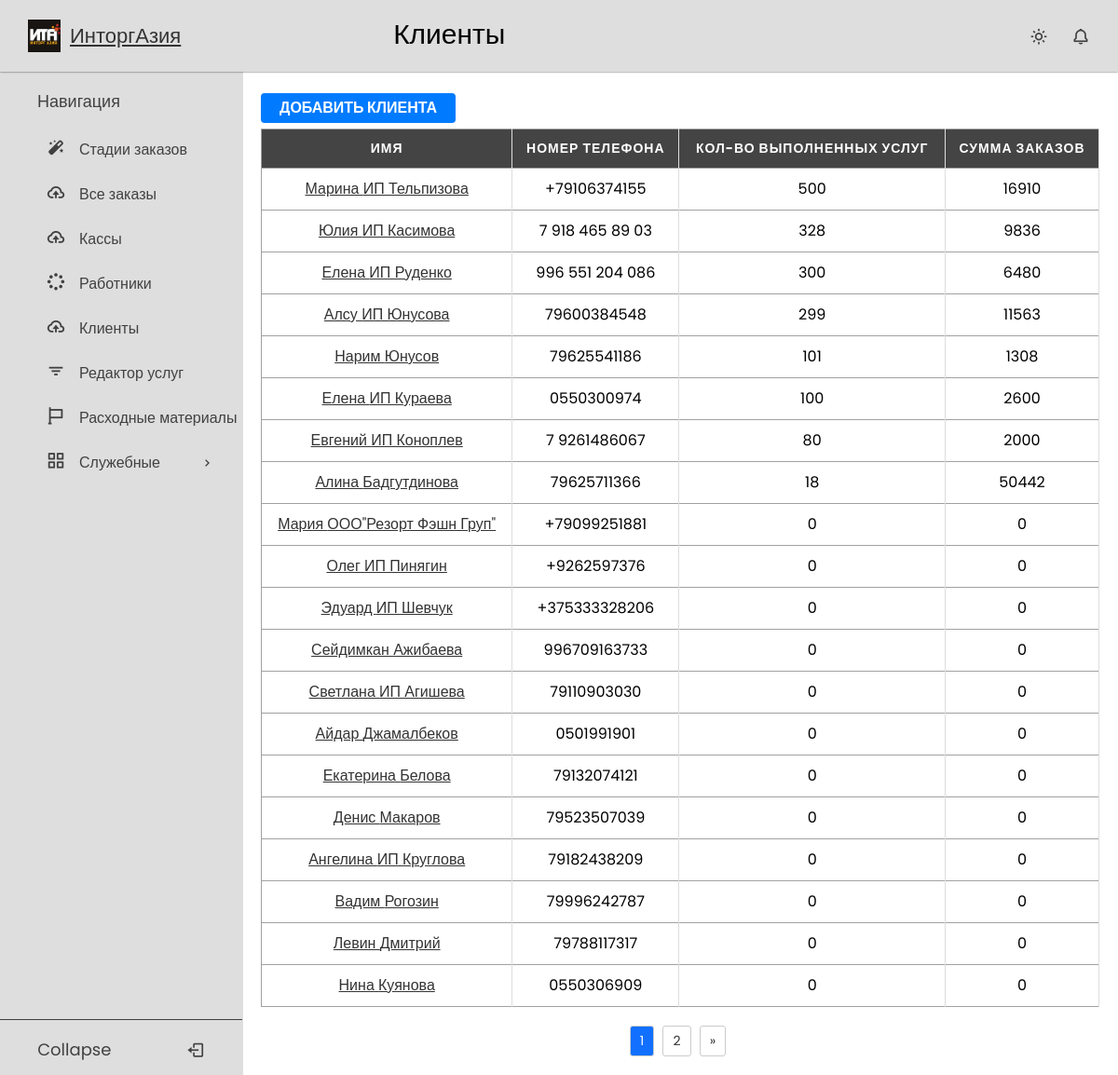
Page /clients/ (signed in) on the committed database.
### users/models.py (models this page shows, shortened)
class User(AbstractBaseUser, PermissionsMixin):
    disabled = models.BooleanField(default=False)
    username = models.CharField(max_length=100, blank=True, null=True, unique=True, help_text='Номер телефона')
    first_name = models.CharField(max_length=254)
    last_name = models.CharField(max_length=254)
    is_staff = models.BooleanField(default=False)
    is_superuser = models.BooleanField(default=False)
    is_active = models.BooleanField(default=True)
    last_login = models.DateTimeField(null=True, blank=True)
    date_joined = models.DateTimeField(null=True, auto_now=True)
    joined_date = models.DateTimeField(default=timezone.now)
    user_type = models.CharField(max_length=20, choices=UserType.choices, default=UserType.CLIENT)
    discount = models.ForeignKey(DiscountType, on_delete=models.PROTECT, blank=True, null=True)
    money = models.IntegerField(default=0)
    profit = models.IntegerField(default=0)
    product_count = models.IntegerField(default=0, blank=True, null=True)
    referal_money = models.IntegerField(default=0, blank=True, null=True)
    referral = models.ForeignKey('self', on_delete=models.SET_NULL, blank=True, null=True)
    class Meta:
        ordering = ('disabled','-product_count')
    USERNAME_FIELD = 'username'
    REQUIRED_FIELDS = []
    objects = UserManager()

### crm_app/views.py (the view)
# urls.py: path('clients/', ClientListView.as_view(), name='client_list'),
class ClientListView(LockedView, ListView):
    model = CustomUser
    template_name = 'crmapp/client_list.html'
    paginate_by = 20
    def get_queryset(self):
        return CustomUser.objects.filter(user_type='client')

### users/permissions.py (called while the page is built)
    def test_func(self):
        return self.request.user.user_type == UserType.WORKER

### templates/crmapp/client_list.html
{% extends 'base.html' %}
{% load static %}
{% block css %}
    <link rel="stylesheet" href="{% static 'css/tables.css' %}">
{% endblock %}
{% block page_title %}
Клиенты
{% endblock %}
{% block content %}
    <a href="{% url 'register' %}" class="nav_link"><button>Добавить Клиента</button></a>
<table>
  <thead>
    <tr>
      <th>Имя</th>
      <th>Номер телефона</th>
      <th>Кол-во выполненных услуг</th>
      <th>Сумма заказов</th>
    </tr>
  </thead>
  <tbody>
    {% for client in object_list %}
      <tr>
        <td><a href="{% url 'client_detail' client.id %}">{{ client.first_name }} {{ client.last_name }}</a></td>
        <td>{{ client.username }}</td>
        <td>{{ client.product_count }}</td>
        <td>{{ client.money }}</td>
      </tr>
    {% endfor %}
  </tbody>
</table>
{% include 'includes/paginate.html' %}
{% endblock %}

### static/css/null.css (style rules this page uses)
*, *::before, *::after { box-sizing: border-box; }
body, h1, h2, h3, h4, p, ul[class], ol[class], li, figure, figcaption, blockquote, dl, dd { list-style-type: none; margin: 0; }
body { min-height: 100vh; scroll-behavior: smooth; text-rendering: optimizeSpeed; line-height: 1.5; }
a:not([class]) { text-decoration-skip-ink: auto; }
input, button, textarea, select { font: inherit; }

### static/css/sidebar.css (style rules this page uses)
* { margin: 0; padding: 0; box-sizing: border-box; font-family: "Poppins", sans-serif; }
:root { --white-color: #dedede; --blue-color: #1655ff; --grey-color: #424141; --grey-color-light: rgba(0, 0, 0, 0.73); }
body { background-color: #ffffff; transition: all 0.5s ease; }
body a { color: #333333; text-decoration: underline; }

### static/css/style.css (style rules this page uses)
button { margin-bottom: 6px; padding: 4px 20px; background-color: #007bff; color: #fff; border: none; border-radius: 4px; font-size: 16px; font-weight: bold; text-transform: uppercase; transition: background-color 0.3s ease; cursor: pointer; }
a { text-decoration: none; }

### static/css/tables.css (style rules this page uses)
table { border: 1px solid #ccc; width: 100%; margin:0; padding:0; border-collapse: collapse; border-spacing: 0; }
table tr { border: 1px solid #a1a1a1; padding: 5px; }
table th, table td { padding: 10px; text-align: center; border-right: 1px solid #ddd; }
table th { color: #fff; background-color: #444; text-transform: uppercase; font-size: 14px; letter-spacing: 1px; }

### rows in the picture
User: first_name "Марина", last_name "ИП Тельпизова", username "+79106374155", product_count "500", money "16910"
User: first_name "Юлия", last_name "ИП Касимова", username "7 918 465 89 03", product_count "328", money "9836"
User: first_name "Елена", last_name "ИП Руденко", username "996 551 204 086", product_count "300", money "6480"
User: first_name "Алсу", last_name "ИП Юнусова", username "79600384548", product_count "299", money "11563"
User: first_name "Нарим", last_name "Юнусов", username "79625541186", product_count "101", money "1308"
User: first_name "Елена", last_name "ИП Кураева", username "0550300974", product_count "100", money "2600"
User: first_name "Евгений", last_name "ИП Коноплев", username "7 9261486067", product_count "80", money "2000"
User: first_name "Алина", last_name "Бадгутдинова", username "79625711366", product_count "18", money "50442"
User: first_name "Мария", last_name "ООО\"Резорт Фэшн Груп\"", username "+79099251881", product_count "0", money "0"
User: first_name "Олег", last_name "ИП Пинягин", username "+9262597376", product_count "0", money "0"
User: first_name "Эдуард", last_name "ИП Шевчук", username "+375333328206", product_count "0", money "0"
User: first_name "Сейдимкан", last_name "Ажибаева", username "996709163733", product_count "0", money "0"
User: first_name "Светлана", last_name "ИП Агишева", username "79110903030", product_count "0", money "0"
User: first_name "Айдар", last_name "Джамалбеков", username "0501991901", product_count "0", money "0"
User: first_name "Екатерина", last_name "Белова", username "79132074121", product_count "0", money "0"
User: first_name "Денис", last_name "Макаров", username "79523507039", product_count "0", money "0"
User: first_name "Ангелина", last_name "ИП Круглова", username "79182438209", product_count "0", money "0"
User: first_name "Вадим", last_name "Рогозин", username "79996242787", product_count "0", money "0"
User: first_name "Левин", last_name "Дмитрий", username "79788117317", product_count "0", money "0"
User: first_name "Нина", last_name "Куянова", username "0550306909", product_count "0", money "0"

### other values in the picture
{{ page }} "1"
{{ page }} "2"
